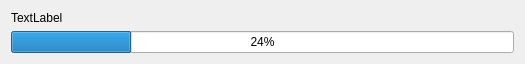
<?xml version="1.0" encoding="UTF-8"?>
<ui version="4.0">
 <class>ProcessDialog</class>
 <widget class="QDialog" name="ProcessDialog">
  <property name="geometry">
   <rect>
    <x>0</x>
    <y>0</y>
    <width>525</width>
    <height>58</height>
   </rect>
  </property>
  <property name="windowTitle">
   <string>正在索引文件</string>
  </property>
  <layout class="QVBoxLayout" name="verticalLayout">
   <item>
    <widget class="QLabel" name="label">
     <property name="text">
      <string>TextLabel</string>
     </property>
    </widget>
   </item>
   <item>
    <widget class="QProgressBar" name="progressBar">
     <property name="value">
      <number>24</number>
     </property>
    </widget>
   </item>
  </layout>
 </widget>
 <resources/>
 <connections/>
</ui>
